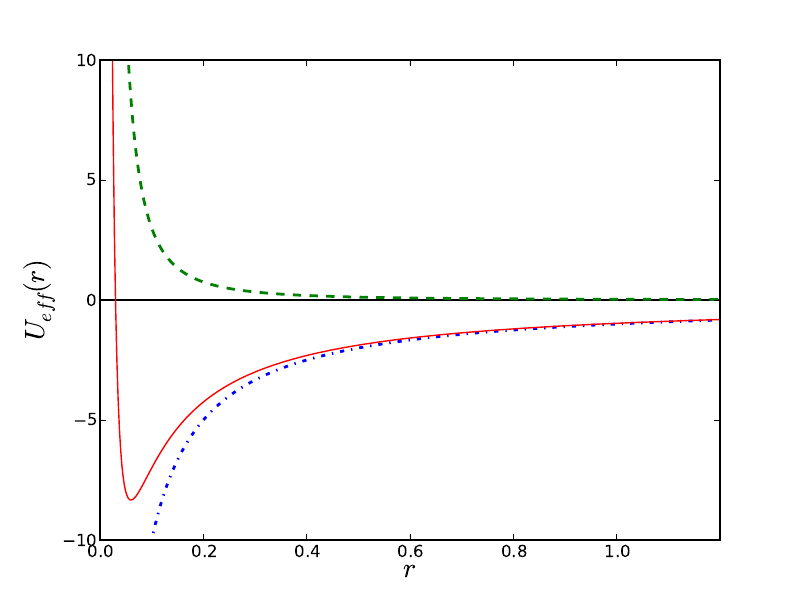

The Python source for this figure:
from pylab import *
r=linspace(0.01,1.2,1000)
plot(r,0.03/r**2,'g--',lw=2)
plot(r,-1/r,'b-.',lw=2)
plot(r,0.03/r**2-1/r,'r-')
hlines(0,0.,1.2,colors='k', linestyles='solid')
ylim(-10,10)
xlim(0,1.2)
ylabel(r'$U_{eff}(r)$',size=20)
xlabel(r'$r$',size=20)
savefig('diagener.pdf')
show()
